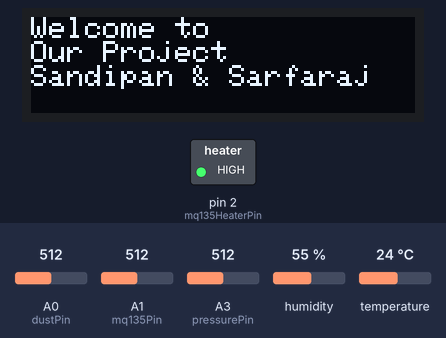
Recording of a sketch running on a simulated Arduino Uno, built with avr-gcc and run on an emulated ATmega328P. Parts: 128×32 one-colour display, switched loads named in the sketch (green lamp = pin HIGH). The test bench sets the inputs (shaded band); at power-on: A0 (dustPin) = 512, A1 (mq135Pin) = 512, A3 (pressurePin) = 512, humidity 55 %, temperature 24 °C. What the sketch prints to the serial monitor is not drawn.

Above: at 20.1 s.
At 25.2 s:
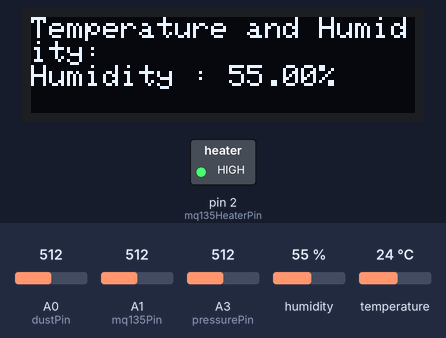
At 30.2 s:
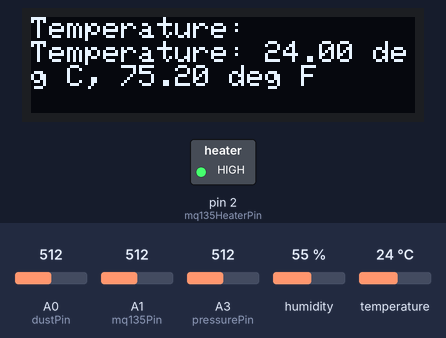
At 35.2 s:
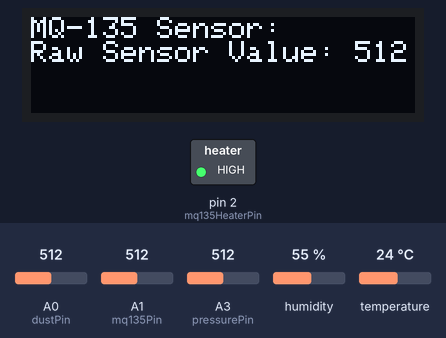
At 40.2 s:
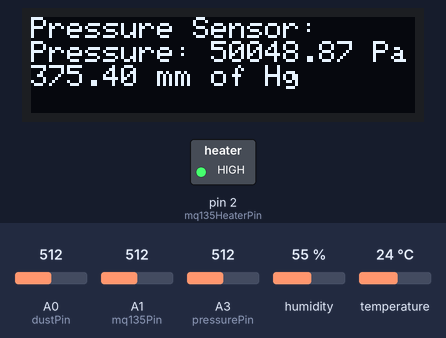
At 43.7 s:
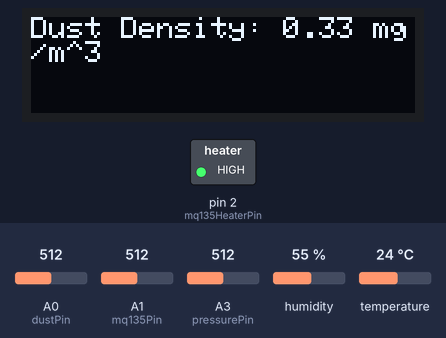

Measured:
- by itself, everything shown: repeats every 23.6 s, in 5 steps
- what the display in image 0 shows lasts 5.1 s, from 20.0 s to 25.1 s
- what the display in image 1 shows lasts 5.0 s, from 25.1 s to 30.1 s
- what the display in image 4 shows lasts 3.5 s, from 40.2 s to 43.7 s

The sketch:

final_p_copy.ino
```cpp
#include "DHT.h"
#include <SPI.h>
#include <Wire.h>
#include <Adafruit_GFX.h>
#include <Adafruit_SSD1306.h>

#define DHTPIN 8          // Digital pin connected to the DHT sensor
#define mq135Pin A1       // Analog pin for MQ-135 sensor
#define mq135HeaterPin 2  // Digital pin to control the heater
#define dustPin A0        // Analog pin for GP2Y10 sensor
#define pressurePin A3    // Analog pin for Pressure sensor
#define OLED_WIDTH 128    // OLED display width, in pixels
#define OLED_HEIGHT 32    // OLED display height, in pixels

#define DHTTYPE DHT11     // DHT 11
#define OLED_ADDR 0x3C    // OLED I2C address
Adafruit_SSD1306 display(OLED_WIDTH, OLED_HEIGHT);

DHT dht(DHTPIN, DHTTYPE);

void setup() {
  Serial.begin(9600);
  Serial.println(F("DHTxx, MQ-135, GP2Y10 test!"));

  // DHT sensor setup
  dht.begin();

  // MQ-135 sensor setup
  pinMode(mq135HeaterPin, OUTPUT);
  digitalWrite(mq135HeaterPin, HIGH);  // Turn on the heater
  delay(20000);  // Allow the sensor to stabilize (heating time)

  // OLED display setup
  display.begin(SSD1306_SWITCHCAPVCC, OLED_ADDR);
  display.clearDisplay();
  display.setTextSize(1.3);
  display.setTextColor(WHITE);
  display.setCursor(0, 0);
  display.println("Welcome to");
  display.println("Our Project");
  display.println("Sandipan & Sarfaraj");
  display.display();
  delay(5000);
}

void loop() {
  // DHT sensor loop
  float h = dht.readHumidity();
  float t = dht.readTemperature();
  float f = dht.readTemperature(true);

  if (isnan(h) || isnan(t) || isnan(f)) {
    Serial.println(F("Failed to read from DHT sensor!"));
    display.clearDisplay();
    display.setCursor(0, 0);
    display.print("Failed to read from DHT sensor!");
  } else {
    float hic = dht.computeHeatIndex(t, h, false);
    Serial.print(F("DHT - Humidity: "));
    Serial.print(h);
    Serial.print(F("%  Temperature: "));
    Serial.print(t);
    Serial.print(F("°C "));
    Serial.print(f);
    Serial.print(F("°F  Heat index: "));
    Serial.print(hic);
    Serial.println(F("°C "));

    display.clearDisplay();
    display.setCursor(0, 0);
    display.println(F("Temperature and Humidity: "));
    display.print(F("Humidity : "));
    display.print(h);
    display.println(F("%"));
    display.display();
    delay(5000);

    display.clearDisplay();
    display.setCursor(0, 0);
    display.println(F("Temperature: "));
    display.print("Temperature: ");
    display.print(t);
    display.print(F(" deg C, "));
    display.print(f);
    display.println(F(" deg F"));
    display.display();
  }

  delay(5000);

  // MQ-135 sensor loop
  int mq135SensorValue = analogRead(mq135Pin);
  Serial.print("MQ-135 Raw Sensor Value: ");
  Serial.println(mq135SensorValue);

  display.clearDisplay();
  display.setCursor(0, 0);
  display.println("MQ-135 Sensor: ");
  display.print("Raw Sensor Value: ");
  display.println(mq135SensorValue);
  display.display();
  delay(5000);

  // GP2Y10 sensor loop (Dust sensor)
  int dustSensorValue = analogRead(dustPin);
  float voltage = dustSensorValue * (5.0 / 1023.0);  // Convert to voltage (assuming 5V Arduino)
  float dustDensity = 0.17 * voltage - 0.1;          // Example formula, adjust based on your sensor's datasheet

  // Pressure sensor loop
  int pressureValue = analogRead(pressurePin);
  float voltagePressure = pressureValue * (5.0 / 1023.0);  // Convert raw ADC value to voltage

  // Assuming sensor outputs 0-5V for 0-100 kPa pressure
  float pressure_kPa = (voltagePressure / 5.0) * 100.0;    // Convert voltage to pressure in kPa
  float pressure_Pa = pressure_kPa * 1000;                 // Convert kPa to Pascals
  float mm_of_Hg = pressure_Pa * 0.00750062;               // Convert Pascals to mmHg

  // Print the pressure values to the serial monitor
  Serial.print("Pressure: ");
  Serial.print(pressure_Pa);
  Serial.println(" Pa, ");
  Serial.print(mm_of_Hg);
  Serial.println(" mm of Hg");

  display.clearDisplay();
  display.setCursor(0, 0);
  display.println("Pressure Sensor: ");
  display.print("Pressure: ");
  display.print(pressure_Pa);
  display.println(" Pa");
  display.print(mm_of_Hg);
  display.println(" mm of Hg");
  display.display();
  delay(3500);

  // Print the dust values to the serial monitor
  Serial.print("GP2Y10 Sensor Value: ");
  Serial.print(dustSensorValue);
  Serial.print(", Voltage: ");
  Serial.print(voltage);
  Serial.print("V, Dust Density: ");
  Serial.print(dustDensity);
  Serial.println(" mg/m^3");

  display.clearDisplay();
  display.setCursor(0, 0);
  display.print("Dust Density: ");
  display.print(dustDensity);
  display.println(" mg/m^3");
  display.display();

  delay(5000);  // Delay for readability, adjust as needed
}
```
